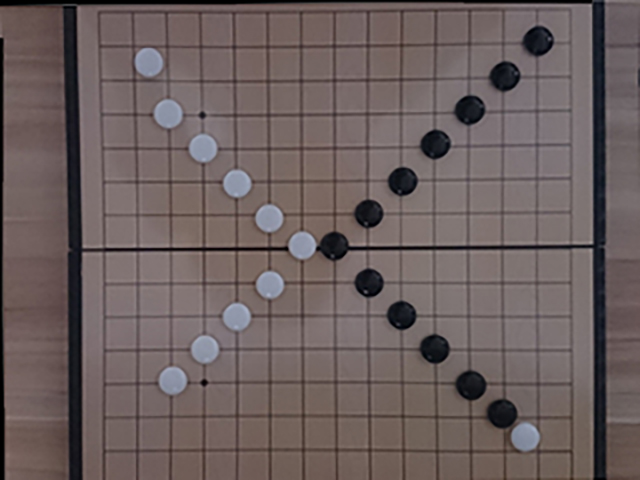
#> input picture SoftwareSim/BoardPre2DBase/Image/1.jpg, 640 x 480 px; its folder holds only this picture in this run
$ python Pre.py
#> lines starting #> are read from the running program, lines starting #| are printed output that depends on the picture; after the words box and inside, x2 and y2 are one past the last pixel; in counts of white or black regions, pixels touching at a corner belong together
### SoftwareSim/BoardPre2DBase/Trans.py
__author__ = 'Dai Tianyu (dtysky)'

from PIL import Image
import os,re
import RGB2GARY,GARY2BIN

def transform(root,f,th_white):
	im_src = Image.open(root+f)
	s_x, s_y = im_src.size
	im_gary = Image.new('L', (s_x, s_y), 0)
	im_gary.putdata(RGB2GARY.transform(im_src))
	im_white = Image.new('1', (s_x, s_y), 0)
	im_white.putdata(GARY2BIN.transform(im_gary,th_white))
	im_gary.save(root + 'gary' + f)
	im_white.save(root + 'white' + f.split('.')[0] + '.bmp')
	return im_white

### SoftwareSim/BoardReco2DBase/RGB2GARY.py
__author__ = 'Dai Tianyu (dtysky)'

from PIL import Image

def transform(im):
	data_src = im.getdata()
	data_res = []
	for rgb in data_src:
		gray = int(rgb[0]/4.0 + rgb[0]/32.0 + rgb[1]/2.0 + rgb[1]/16.0 + rgb[2]/8.0)
		data_res.append(gray)
	return data_res

### SoftwareSim/BoardPre2DBase/GARY2BIN.py
__author__ = 'Dai Tianyu (dtysky)'

from PIL import Image

def transform(im,th):
	data_src = im.getdata()
	data_res = []
	for gray in data_src:
		data_res.append(0 if gray<th else 1)
	return data_res

### SoftwareSim/BoardPre2DBase/Pre.py
#coding = utf-8

__author__ = 'Dai Tianyu (dtysky)'

from PIL import Image
import os,re
import Trans

GridWidth = 13
GridHeight = 13
Width = 320
Height = 240

th_white = 100

FileAll = []

for root,dirs,files in os.walk('./Image'):
    for f in files:
        if os.path.splitext(f)[1]=='.jpg' and not re.findall(r'gary|black|white',f):
        	FileAll.append((root+'/',f))

def pre(im):
	now_row = 0
	now_col = 0
	left = Width
	right = 0
	top = Height
	bottom = 0
	for pix in im:
		if pix == 1:
			if left > now_col:
				left = now_col
			if right < now_col:
				right = now_col
			if top > now_row:
				top = now_row
			if bottom < now_row:
				bottom = now_row

		if now_col == Width-1:
			now_col = 0
			if now_row == Height-1:
				now_row = 0
			else:
				now_row += 1
		else:
			now_col += 1

	res = ''
	res += 'LeftTop = (' + str(left) + ',' + str(top) + ')\n'
	res += 'RightBottom = (' + str(right) + ',' + str(bottom) + ')'
	return res


for root,f in FileAll:
	im = Trans.transform(root,f,th_white)
#> in transform, im_src is the input picture: PIL image 640x480 RGB; mean R, G, B 107.7, 95.1, 94.4
#> in transform, `im_gary = Image.new('L', (s_x, s_y), 0)`: im_gary: PIL image 640x480 L; every value is 0
#> the loop in transform, `for rgb in data_src:` made 307200 passes
#> rgb on passes 1 to 3: (0, 0, 0), (0, 0, 0), (0, 0, 0)
#> after the loop in transform, `for rgb in data_src:`: data_res = 307200 items
#> in transform, `im_white.putdata(GARY2BIN.transform(im_gary,th_white))`:
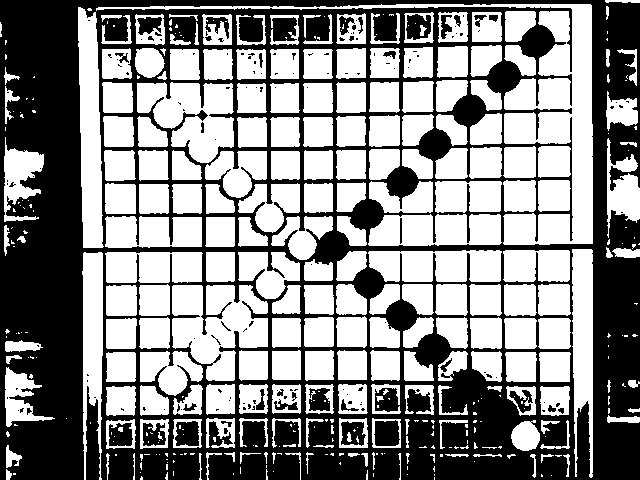
#> im_white: PIL image 640x480 1; 53.8% white; 151 black regions (114 under 20 px), largest, box (x1, y1, x2, y2) and area: (0, 0, 640, 480) 134783, (86, 386, 100, 480) 970, (374, 420, 400, 446) 589
	im_white = im.getdata()
	fo = open(root+'res'+f+'.dat','w')
	fo.write(pre(im_white))
	fo.close()
